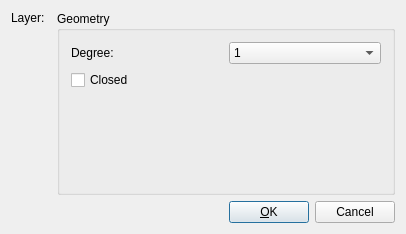
<?xml version="1.0" encoding="UTF-8"?>
<ui version="4.0" stdsetdef="1">
  <resources><include location="../../../res/extui/extui.qrc"/></resources><author></author>
  <comment></comment>
  <exportmacro></exportmacro>
  <class>QG_DlgSpline</class>
  <widget class="QDialog" name="QG_DlgSpline">
    <property name="geometry">
      <rect>
        <x>0</x>
        <y>0</y>
        <width>406</width>
        <height>234</height>
      </rect>
    </property>
    <property name="sizePolicy">
      <sizepolicy>
        <hsizetype>1</hsizetype>
        <vsizetype>1</vsizetype>
        <horstretch>0</horstretch>
        <verstretch>0</verstretch>
      </sizepolicy>
    </property>
    <property name="minimumSize">
      <size>
        <width>300</width>
        <height>190</height>
      </size>
    </property>
    <property name="windowTitle">
      <string>Spline</string>
    </property>
    <layout class="QVBoxLayout">
      <item>
        <layout class="QHBoxLayout">
          <item>
            <layout class="QVBoxLayout">
              <item>
                <layout class="QHBoxLayout">
                  <item>
                    <widget class="QLabel" name="lLayer">
                      <property name="sizePolicy">
                        <sizepolicy>
                          <hsizetype>5</hsizetype>
                          <vsizetype>5</vsizetype>
                          <horstretch>0</horstretch>
                          <verstretch>0</verstretch>
                        </sizepolicy>
                      </property>
                      <property name="text">
                        <string>Layer:</string>
                      </property>
                      <property name="wordWrap">
                        <bool>false</bool>
                      </property>
                    </widget>
                  </item>
                  <item>
                    <widget class="QG_LayerBox" name="cbLayer"/>
                  </item>
                </layout>
              </item>
              <item>
                <widget class="QG_WidgetPen" name="wPen">
                  <property name="sizePolicy">
                    <sizepolicy>
                      <hsizetype>3</hsizetype>
                      <vsizetype>3</vsizetype>
                      <horstretch>0</horstretch>
                      <verstretch>0</verstretch>
                    </sizepolicy>
                  </property>
                </widget>
              </item>
            </layout>
          </item>
          <item>
            <widget class="QGroupBox" name="buttonGroup8">
              <property name="sizePolicy">
                <sizepolicy>
                  <hsizetype>5</hsizetype>
                  <vsizetype>5</vsizetype>
                  <horstretch>1</horstretch>
                  <verstretch>0</verstretch>
                </sizepolicy>
              </property>
              <property name="title">
                <string>Geometry</string>
              </property>
              <layout class="QGridLayout">
                <item row="2" column="0">
                  <spacer name="spacer58">
                    <property name="sizeHint">
                      <size>
                        <width>20</width>
                        <height>20</height>
                      </size>
                    </property>
                    <property name="sizeType">
                      <enum>QSizePolicy::Expanding</enum>
                    </property>
                    <property name="orientation">
                      <enum>Qt::Vertical</enum>
                    </property>
                  </spacer>
                </item>
                <item row="2" column="1">
                  <spacer name="spacer61">
                    <property name="sizeHint">
                      <size>
                        <width>20</width>
                        <height>20</height>
                      </size>
                    </property>
                    <property name="sizeType">
                      <enum>QSizePolicy::Expanding</enum>
                    </property>
                    <property name="orientation">
                      <enum>Qt::Vertical</enum>
                    </property>
                  </spacer>
                </item>
                <item row="0" column="0">
                  <widget class="QLabel" name="lDegree">
                    <property name="text">
                      <string>Degree:</string>
                    </property>
                    <property name="wordWrap">
                      <bool>false</bool>
                    </property>
                  </widget>
                </item>
                <item row="1" column="0" rowspan="1" colspan="2">
                  <widget class="QCheckBox" name="cbClosed">
                    <property name="text">
                      <string>Closed</string>
                    </property>
                  </widget>
                </item>
                <item row="0" column="1">
                  <widget class="QComboBox" name="cbDegree">
                    <property name="minimumSize">
                      <size>
                        <width>64</width>
                        <height>0</height>
                      </size>
                    </property>
                    <item>
                      <property name="text">
                        <string>1</string>
                      </property>
                    </item>
                    <item>
                      <property name="text">
                        <string>2</string>
                      </property>
                    </item>
                    <item>
                      <property name="text">
                        <string>3</string>
                      </property>
                    </item>
                  </widget>
                </item>
              </layout>
            </widget>
          </item>
        </layout>
      </item>
      <item>
        <layout class="QHBoxLayout">
          <item>
            <spacer name="spacer">
              <property name="sizeHint">
                <size>
                  <width>40</width>
                  <height>20</height>
                </size>
              </property>
              <property name="sizeType">
                <enum>QSizePolicy::Expanding</enum>
              </property>
              <property name="orientation">
                <enum>Qt::Horizontal</enum>
              </property>
            </spacer>
          </item>
          <item>
            <widget class="QPushButton" name="bOk">
              <property name="text">
                <string>&amp;OK</string>
              </property>
              <property name="shortcut">
                <string>Alt+O</string>
              </property>
              <property name="default">
                <bool>true</bool>
              </property>
            </widget>
          </item>
          <item>
            <widget class="QPushButton" name="bCancel">
              <property name="text">
                <string>Cancel</string>
              </property>
              <property name="shortcut">
                <string>Esc</string>
              </property>
            </widget>
          </item>
        </layout>
      </item>
    </layout>
  </widget>
  <layoutdefault spacing="6" margin="11"/>
  <customwidgets>
    <customwidget>
      <class>QG_WidgetPen</class>
      <extends>QWidget</extends>
      <header location="local">qg_widgetpen.h</header>
      <sizehint>
        <width>-1</width>
        <height>-1</height>
      </sizehint>
      <container>0</container>
      <sizepolicy>
        <hordata>5</hordata>
        <verdata>5</verdata>
      </sizepolicy>
      <pixmap>image0</pixmap>
    </customwidget>
    <customwidget>
      <class>QG_LayerBox</class>
      <extends>QWidget</extends>
      <header location="local">qg_layerbox.h</header>
      <sizehint>
        <width>140</width>
        <height>22</height>
      </sizehint>
      <container>0</container>
      <sizepolicy>
        <hordata>7</hordata>
        <verdata>0</verdata>
      </sizepolicy>
      <pixmap>image1</pixmap>
    </customwidget>
  </customwidgets>
  <tabstops>
    <tabstop>bOk</tabstop>
    <tabstop>bCancel</tabstop>
  </tabstops>
  <connections>
    <connection>
      <sender>bOk</sender>
      <signal>clicked()</signal>
      <receiver>QG_DlgSpline</receiver>
      <slot>accept()</slot>
    </connection>
    <connection>
      <sender>bCancel</sender>
      <signal>clicked()</signal>
      <receiver>QG_DlgSpline</receiver>
      <slot>reject()</slot>
    </connection>
  </connections>
</ui>
